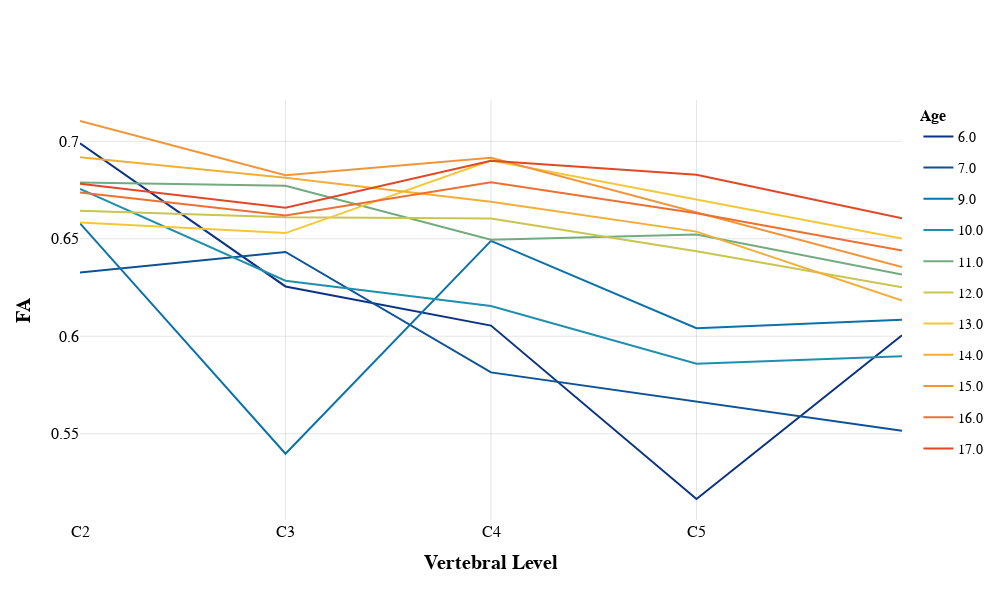

Notebook code for this chart:
### Code cell
plot_morphometrics(DTI_df['FA'], 'FA')

### Figure 1 — Plotly figure (JSON) as saved in the notebook; plotly's stock layout.template omitted (floating-point values rounded to 4 significant figures)
{"data": [{"legendgroup": "Age 6.0", "line": {"color": "rgb(12, 51, 131)", "width": 2}, "marker": {"size": 6}, "mode": "lines", "name": "6.0", "type": "scatter", "x": [2, 3, 4, 5, 6], "y": [0.699, 0.6256, 0.6055, 0.5165, 0.6005]}, {"legendgroup": "Age 7.0", "line": {"color": "rgb(11, 82, 151)", "width": 2}, "marker": {"size": 6}, "mode": "lines", "name": "7.0", "type": "scatter", "x": [2, 3, 4, 5, 6], "y": [0.6327, 0.6432, 0.5815, 0.5666, 0.5515]}, {"legendgroup": "Age 9.0", "line": {"color": "rgb(11, 113, 171)", "width": 2}, "marker": {"size": 6}, "mode": "lines", "name": "9.0", "type": "scatter", "x": [2, 3, 4, 5, 6], "y": [0.6579, 0.5397, 0.6489, 0.6041, 0.6085]}, {"legendgroup": "Age 10.0", "line": {"color": "rgb(31, 143, 174)", "width": 2}, "marker": {"size": 6}, "mode": "lines", "name": "10.0", "type": "scatter", "x": [2, 3, 4, 5, 6], "y": [0.6755, 0.6285, 0.6155, 0.5859, 0.5898]}, {"legendgroup": "Age 11.0", "line": {"color": "rgb(115, 170, 127)", "width": 2}, "marker": {"size": 6}, "mode": "lines", "name": "11.0", "type": "scatter", "x": [2, 3, 4, 5, 6], "y": [0.6788, 0.6772, 0.6495, 0.6522, 0.6317]}, {"legendgroup": "Age 12.0", "line": {"color": "rgb(200, 197, 80)", "width": 2}, "marker": {"size": 6}, "mode": "lines", "name": "12.0", "type": "scatter", "x": [2, 3, 4, 5, 6], "y": [0.6644, 0.661, 0.6604, 0.6436, 0.6251]}, {"legendgroup": "Age 13.0", "line": {"color": "rgb(242, 199, 56)", "width": 2}, "marker": {"size": 6}, "mode": "lines", "name": "13.0", "type": "scatter", "x": [2, 3, 4, 5, 6], "y": [0.6584, 0.6529, 0.6902, 0.67, 0.6501]}, {"legendgroup": "Age 14.0", "line": {"color": "rgb(242, 174, 56)", "width": 2}, "marker": {"size": 6}, "mode": "lines", "name": "14.0", "type": "scatter", "x": [2, 3, 4, 5, 6], "y": [0.6918, 0.6813, 0.669, 0.6537, 0.6183]}, {"legendgroup": "Age 15.0", "line": {"color": "rgb(242, 149, 56)", "width": 2}, "marker": {"size": 6}, "mode": "lines", "name": "15.0", "type": "scatter", "x": [2, 3, 4, 5, 6], "y": [0.7104, 0.6826, 0.6916, 0.6635, 0.6355]}, {"legendgroup": "Age 16.0", "line": {"color": "rgb(235, 112, 49)", "width": 2}, "marker": {"size": 6}, "mode": "lines", "name": "16.0", "type": "scatter", "x": [2, 3, 4, 5, 6], "y": [0.6737, 0.6619, 0.6789, 0.6631, 0.644]}, {"legendgroup": "Age 17.0", "line": {"color": "rgb(226, 71, 39)", "width": 2}, "marker": {"size": 6}, "mode": "lines", "name": "17.0", "type": "scatter", "x": [2, 3, 4, 5, 6], "y": [0.6782, 0.6659, 0.69, 0.6829, 0.6605]}], "layout": {"height": 600, "legend": {"font": {"color": "black", "family": "Arial", "size": 14}, "title": {"font": {"color": "black", "family": "Arial", "size": 16, "weight": "bold"}, "text": "Age"}}, "title": {"text": " "}, "width": 1000, "xaxis": {"gridcolor": "rgba(0, 0, 0, 0.1)", "tickangle": 0, "tickcolor": "black", "tickfont": {"color": "black", "family": "Arial", "size": 16}, "tickmode": "array", "ticktext": ["C2", "C3", "C4", "C5"], "tickvals": [2, 3, 4, 5], "title": {"font": {"color": "black", "family": "Arial", "size": 20, "weight": "bold"}, "text": "Vertebral Level"}}, "yaxis": {"gridcolor": "rgba(0, 0, 0, 0.1)", "tickcolor": "black", "tickfont": {"color": "black", "family": "Arial", "size": 16}, "title": {"font": {"color": "black", "family": "Arial", "size": 20, "weight": "bold"}, "text": "FA"}}}}
